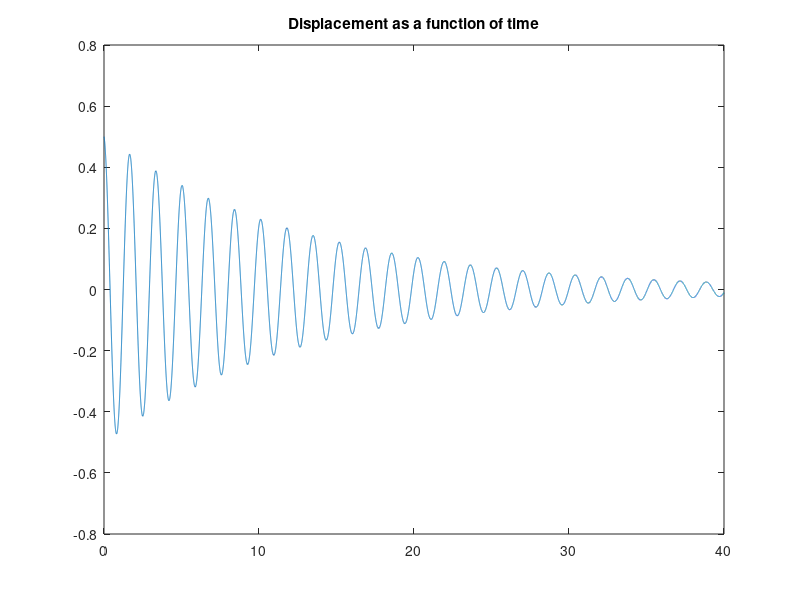

Source code (MATLAB):
% Exam1ReviewAlex.m
% Free Vibration Plotter
% Requires the variables:  J, K, C, t, theta0, omega0
% Alex Stein

clear;

%Part B
J = 14.826;
K = 20.4826;
C1 = 8;
C2 = 15;
C = C1+C2;
t=0:.001:10;
theta0 = .5;
omega0 = -.25;

%Part C
C1 = 20;
C = C1+C2;
omega0 = -.75;

%Part D
C1 = 8;
C= C1+C2;
omega0 = -.25;

K = K*100;
J = J*10;
t=0:0.001:40;

omegan=sqrt(K/J);
Ccr=2*sqrt(K*J);
zeta = C/Ccr;
clf;  % Clear the figure
if zeta > 1
     a1=(omega0+(zeta+sqrt(zeta^2-1))*omegan*theta0)/...
         (2*omegan*sqrt(zeta^2-1));
     a2=(-omega0-(zeta-sqrt(zeta^2-1))*omegan*theta0)/...
         (2*omegan*sqrt(zeta^2-1));
     lambda1=-zeta*omegan+omegan*sqrt(zeta^2-1);
     lambda2=-zeta*omegan-omegan*sqrt(zeta^2-1);
     term1=a1*exp(lambda1*t);
     term2=a2*exp(lambda2*t);
     theta_t=term1+term2;
     plot(t,theta_t);
     title(['Overdamped response ','Zeta = ', num2str(zeta)]);       
elseif (zeta == 1)
    a1=theta0;
    a2=omegan*theta0+omega0;
    theta_t=a1*exp(-omegan*t)+a2*t.*exp(-omegan*t);
    plot(t,theta_t);
    title('Critically Damped');
else    
    omegad=omegan*sqrt(1-zeta^2);
    A2=theta0;
    A1=(omega0+theta0*omegan*zeta)/omegad;
    theta_t=exp(-zeta*omegan*t).*(A1*sin(omegad*t)+...
        A2*cos(omegad*t));
    plot(t,theta_t);
    title(['Underdamped response ','Zeta = ', num2str(zeta)]);     
end
   
clf;
%Part b

plot(t, theta_t);
title('Displacement as a function of time');
disp(['The maximum displacement below 0 is ',num2str(min(theta_t))]);

%Part c

% plot(t, theta_t);
% crosszero = -1;
% for i=1:size(t,2)
%     if (theta_t(i) < 0)
%         if (crosszero == -1)
%             crosszero = t(i);
%         end
%     end
% end
% title('Displacement as a function of time');
% disp(['The cross zero time is ',num2str(crosszero),' and the omega0 is ',num2str(omega0)]);

%Part d

% %+/- 5 bar
% bar=ones(size(t))*theta0*.05;
% plot(t, theta_t,t,bar,t,-bar);
% title('Displacement as a function of time');
% h1= legend('theta1','bar1','bar2');
% for i=1:size(t,2)
%     if(theta_t(i)>bar(i))
%         tsettle=t(i);
%     end
% end
% disp(['The Settling time is ',num2str(tsettle)]);




